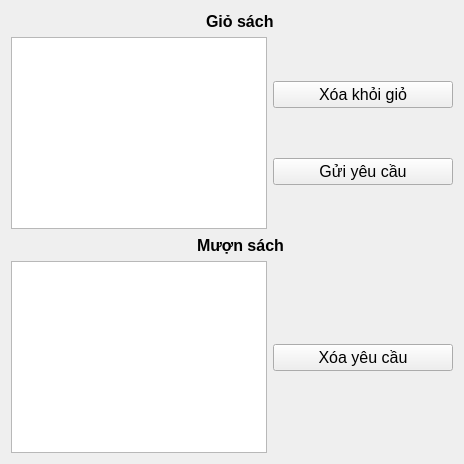
       <widget class="QWidget" name="tab_2">
        <attribute name="icon">
         <iconset resource="res.qrc">
          <normaloff>:/images/cart.png</normaloff>:/images/cart.png</iconset>
        </attribute>
        <attribute name="title">
         <string>Giỏ sách và Mượn sách</string>
        </attribute>
        <layout class="QVBoxLayout" name="verticalLayout_7">
         <item>
          <layout class="QVBoxLayout" name="verticalLayout_6">
           <item>
            <layout class="QHBoxLayout" name="horizontalLayout_4">
             <item>
              <spacer name="horizontalSpacer_9">
               <property name="orientation">
                <enum>Qt::Horizontal</enum>
               </property>
               <property name="sizeHint" stdset="0">
                <size>
                 <width>40</width>
                 <height>20</height>
                </size>
               </property>
              </spacer>
             </item>
             <item>
              <widget class="QLabel" name="label_10">
               <property name="sizePolicy">
                <sizepolicy hsizetype="Minimum" vsizetype="Minimum">
                 <horstretch>0</horstretch>
                 <verstretch>0</verstretch>
                </sizepolicy>
               </property>
               <property name="maximumSize">
                <size>
                 <width>60</width>
                 <height>60</height>
                </size>
               </property>
               <property name="font">
                <font>
                 <pointsize>12</pointsize>
                 <weight>75</weight>
                 <bold>true</bold>
                </font>
               </property>
               <property name="text">
                <string/>
               </property>
               <property name="pixmap">
                <pixmap resource="res.qrc">:/images/cart.png</pixmap>
               </property>
               <property name="scaledContents">
                <bool>true</bool>
               </property>
              </widget>
             </item>
             <item>
              <widget class="QLabel" name="label_5">
               <property name="sizePolicy">
                <sizepolicy hsizetype="Fixed" vsizetype="Preferred">
                 <horstretch>0</horstretch>
                 <verstretch>0</verstretch>
                </sizepolicy>
               </property>
               <property name="font">
                <font>
                 <pointsize>12</pointsize>
                 <weight>75</weight>
                 <bold>true</bold>
                </font>
               </property>
               <property name="text">
                <string>Giỏ sách</string>
               </property>
              </widget>
             </item>
             <item>
              <spacer name="horizontalSpacer_12">
               <property name="orientation">
                <enum>Qt::Horizontal</enum>
               </property>
               <property name="sizeHint" stdset="0">
                <size>
                 <width>40</width>
                 <height>20</height>
                </size>
               </property>
              </spacer>
             </item>
            </layout>
           </item>
           <item>
            <layout class="QHBoxLayout" name="horizontalLayout_2">
             <item>
              <widget class="QTableView" name="cartTableView">
               <property name="font">
                <font>
                 <pointsize>10</pointsize>
                </font>
               </property>
              </widget>
             </item>
             <item>
              <layout class="QVBoxLayout" name="verticalLayout_4">
               <item>
                <spacer name="verticalSpacer_5">
                 <property name="orientation">
                  <enum>Qt::Vertical</enum>
                 </property>
                 <property name="sizeHint" stdset="0">
                  <size>
                   <width>20</width>
                   <height>28</height>
                  </size>
                 </property>
                </spacer>
               </item>
               <item>
                <widget class="QPushButton" name="deleteCartButton">
                 <property name="sizePolicy">
                  <sizepolicy hsizetype="Fixed" vsizetype="Fixed">
                   <horstretch>0</horstretch>
                   <verstretch>0</verstretch>
                  </sizepolicy>
                 </property>
                 <property name="minimumSize">
                  <size>
                   <width>180</width>
                   <height>0</height>
                  </size>
                 </property>
                 <property name="maximumSize">
                  <size>
                   <width>180</width>
                   <height>16777215</height>
                  </size>
                 </property>
                 <property name="font">
                  <font>
                   <pointsize>12</pointsize>
                  </font>
                 </property>
                 <property name="text">
                  <string>Xóa khỏi giỏ</string>
                 </property>
                 <property name="icon">
                  <iconset resource="res.qrc">
                   <normaloff>:/images/delete cart.png</normaloff>:/images/delete cart.png</iconset>
                 </property>
                 <property name="iconSize">
                  <size>
                   <width>38</width>
                   <height>38</height>
                  </size>
                 </property>
                </widget>
               </item>
               <item>
                <spacer name="verticalSpacer_6">
                 <property name="orientation">
                  <enum>Qt::Vertical</enum>
                 </property>
                 <property name="sizeHint" stdset="0">
                  <size>
                   <width>20</width>
                   <height>28</height>
                  </size>
                 </property>
                </spacer>
               </item>
               <item>
                <widget class="QPushButton" name="requestButton">
                 <property name="sizePolicy">
                  <sizepolicy hsizetype="Fixed" vsizetype="Fixed">
                   <horstretch>0</horstretch>
                   <verstretch>0</verstretch>
                  </sizepolicy>
                 </property>
                 <property name="minimumSize">
                  <size>
                   <width>180</width>
                   <height>0</height>
                  </size>
                 </property>
                 <property name="maximumSize">
                  <size>
                   <width>180</width>
                   <height>16777215</height>
                  </size>
                 </property>
                 <property name="font">
                  <font>
                   <pointsize>12</pointsize>
                  </font>
                 </property>
                 <property name="text">
                  <string>Gửi yêu cầu</string>
                 </property>
                 <property name="icon">
                  <iconset resource="res.qrc">
                   <normaloff>:/images/sendReq.png</normaloff>:/images/sendReq.png</iconset>
                 </property>
                 <property name="iconSize">
                  <size>
                   <width>32</width>
                   <height>32</height>
                  </size>
                 </property>
                </widget>
               </item>
               <item>
                <spacer name="verticalSpacer_8">
                 <property name="orientation">
                  <enum>Qt::Vertical</enum>
                 </property>
                 <property name="sizeHint" stdset="0">
                  <size>
                   <width>20</width>
                   <height>28</height>
                  </size>
                 </property>
                </spacer>
               </item>
              </layout>
             </item>
            </layout>
           </item>
           <item>
            <layout class="QHBoxLayout" name="horizontalLayout_5">
             <item>
              <spacer name="horizontalSpacer_13">
               <property name="orientation">
                <enum>Qt::Horizontal</enum>
               </property>
               <property name="sizeHint" stdset="0">
                <size>
                 <width>40</width>
                 <height>20</height>
                </size>
               </property>
              </spacer>
             </item>
             <item>
              <widget class="QLabel" name="label_8">
               <property name="sizePolicy">
                <sizepolicy hsizetype="Minimum" vsizetype="Minimum">
                 <horstretch>0</horstretch>
                 <verstretch>0</verstretch>
                </sizepolicy>
               </property>
               <property name="maximumSize">
                <size>
                 <width>60</width>
                 <height>60</height>
                </size>
               </property>
               <property name="font">
                <font>
                 <pointsize>12</pointsize>
                 <weight>75</weight>
                 <bold>true</bold>
                </font>
               </property>
               <property name="text">
                <string/>
               </property>
               <property name="pixmap">
                <pixmap resource="res.qrc">:/images/bookBorrow.png</pixmap>
               </property>
               <property name="scaledContents">
                <bool>true</bool>
               </property>
              </widget>
             </item>
             <item>
              <widget class="QLabel" name="label_4">
               <property name="font">
                <font>
                 <pointsize>12</pointsize>
                 <weight>75</weight>
                 <bold>true</bold>
                </font>
               </property>
               <property name="text">
                <string>Mượn sách</string>
               </property>
              </widget>
             </item>
             <item>
              <spacer name="horizontalSpacer_14">
               <property name="orientation">
                <enum>Qt::Horizontal</enum>
               </property>
               <property name="sizeHint" stdset="0">
                <size>
                 <width>40</width>
                 <height>20</height>
                </size>
               </property>
              </spacer>
             </item>
            </layout>
           </item>
           <item>
            <layout class="QHBoxLayout" name="horizontalLayout_3">
             <item>
              <widget class="QTableView" name="borrowTableView">
               <property name="font">
                <font>
                 <pointsize>10</pointsize>
                </font>
               </property>
              </widget>
             </item>
             <item>
              <layout class="QVBoxLayout" name="verticalLayout_5">
               <item>
                <spacer name="verticalSpacer_9">
                 <property name="orientation">
                  <enum>Qt::Vertical</enum>
                 </property>
                 <property name="sizeHint" stdset="0">
                  <size>
                   <width>20</width>
                   <height>40</height>
                  </size>
                 </property>
                </spacer>
               </item>
               <item>
                <widget class="QPushButton" name="deleteRequestButton">
                 <property name="sizePolicy">
                  <sizepolicy hsizetype="Fixed" vsizetype="Fixed">
                   <horstretch>0</horstretch>
                   <verstretch>0</verstretch>
                  </sizepolicy>
                 </property>
                 <property name="minimumSize">
                  <size>
                   <width>180</width>
                   <height>0</height>
                  </size>
                 </property>
                 <property name="maximumSize">
                  <size>
                   <width>180</width>
                   <height>16777215</height>
                  </size>
                 </property>
                 <property name="font">
                  <font>
                   <pointsize>12</pointsize>
                  </font>
                 </property>
                 <property name="text">
                  <string>Xóa yêu cầu</string>
                 </property>
                 <property name="icon">
                  <iconset resource="res.qrc">
                   <normaloff>:/images/bin.ico</normaloff>:/images/bin.ico</iconset>
                 </property>
                 <property name="iconSize">
                  <size>
                   <width>38</width>
                   <height>38</height>
                  </size>
                 </property>
                </widget>
               </item>
               <item>
                <spacer name="verticalSpacer_10">
                 <property name="orientation">
                  <enum>Qt::Vertical</enum>
                 </property>
                 <property name="sizeHint" stdset="0">
                  <size>
                   <width>20</width>
                   <height>40</height>
                  </size>
                 </property>
                </spacer>
               </item>
              </layout>
             </item>
            </layout>
           </item>
          </layout>
         </item>
        </layout>
       </widget>
